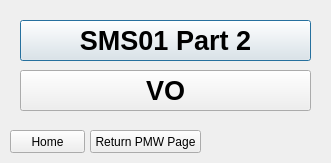
<?xml version="1.0" encoding="UTF-8"?>
<ui version="4.0">
 <class>Dialog</class>
 <widget class="QDialog" name="Dialog">
  <property name="geometry">
   <rect>
    <x>0</x>
    <y>0</y>
    <width>331</width>
    <height>163</height>
   </rect>
  </property>
  <property name="windowTitle">
   <string>Dialog</string>
  </property>
  <widget class="QPushButton" name="T2_PMW_Design_SMS01Part2_but">
   <property name="geometry">
    <rect>
     <x>20</x>
     <y>20</y>
     <width>291</width>
     <height>41</height>
    </rect>
   </property>
   <property name="font">
    <font>
     <pointsize>20</pointsize>
     <weight>75</weight>
     <bold>true</bold>
    </font>
   </property>
   <property name="text">
    <string>SMS01 Part 2</string>
   </property>
  </widget>
  <widget class="QPushButton" name="T2_PMW_Design_VO_but">
   <property name="geometry">
    <rect>
     <x>20</x>
     <y>70</y>
     <width>291</width>
     <height>41</height>
    </rect>
   </property>
   <property name="font">
    <font>
     <pointsize>20</pointsize>
     <weight>75</weight>
     <bold>true</bold>
    </font>
   </property>
   <property name="text">
    <string>VO</string>
   </property>
  </widget>
  <widget class="QPushButton" name="T2_PMW_Design_home_but">
   <property name="geometry">
    <rect>
     <x>10</x>
     <y>130</y>
     <width>75</width>
     <height>23</height>
    </rect>
   </property>
   <property name="text">
    <string>Home</string>
   </property>
  </widget>
  <widget class="QPushButton" name="T2_PMW_Design_Return_but">
   <property name="geometry">
    <rect>
     <x>90</x>
     <y>130</y>
     <width>111</width>
     <height>23</height>
    </rect>
   </property>
   <property name="text">
    <string>Return PMW Page</string>
   </property>
  </widget>
 </widget>
 <resources/>
 <connections/>
</ui>
